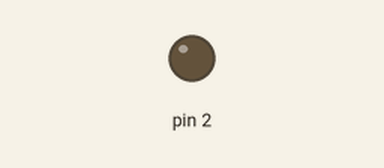
This sketch was run on a simulated Arduino Uno, built with avr-gcc and run on an emulated ATmega328P. Shown: output pins drawn as LEDs (lit = HIGH).

Above: at 0.9 s.
At 3.8 s:
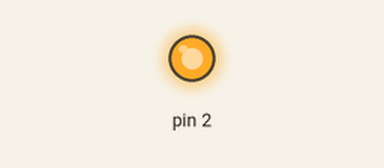
Timing chart, 0 to 10.0 s (numbered marks = the images above):
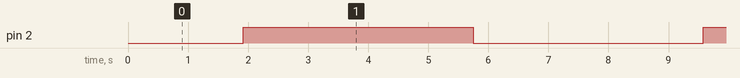

Measured:
- by itself, pin 2: alternates HIGH for 3.8 s and LOW for 3.8 s

The sketch:

wk10-02-fadeInOut.ino
```cpp
int ledVal;
int ledVel;

void setup() {
  pinMode(2, OUTPUT);
  ledVal = 0;
  ledVel = 1;
}

void loop() {
  analogWrite(2, ledVal);

  ledVal = (ledVal + ledVel);
  if (ledVal <= 0 || ledVal >= 255) {
    ledVel *= -1;
  }

  delay(15);
}
```
